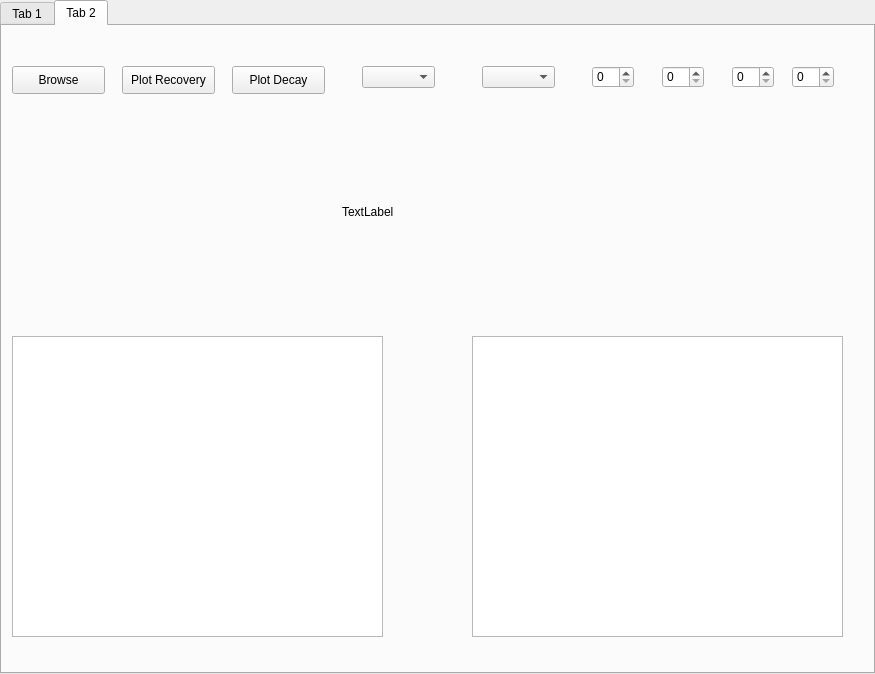
<?xml version="1.0" encoding="UTF-8"?>
<ui version="4.0">
 <class>Tabs</class>
 <widget class="QTabWidget" name="Tabs">
  <property name="geometry">
   <rect>
    <x>0</x>
    <y>0</y>
    <width>875</width>
    <height>674</height>
   </rect>
  </property>
  <property name="windowTitle">
   <string>TabWidget</string>
  </property>
  <property name="currentIndex">
   <number>1</number>
  </property>
  <widget class="QWidget" name="tab">
   <attribute name="title">
    <string>Tab 1</string>
   </attribute>
   <widget class="QPushButton" name="pbBrowse1">
    <property name="geometry">
     <rect>
      <x>10</x>
      <y>40</y>
      <width>93</width>
      <height>28</height>
     </rect>
    </property>
    <property name="text">
     <string>Browse</string>
    </property>
   </widget>
   <widget class="QComboBox" name="cbPhantomSize_2">
    <property name="geometry">
     <rect>
      <x>170</x>
      <y>40</y>
      <width>73</width>
      <height>22</height>
     </rect>
    </property>
   </widget>
   <widget class="QComboBox" name="cbTissueProberty_2">
    <property name="geometry">
     <rect>
      <x>320</x>
      <y>40</y>
      <width>73</width>
      <height>22</height>
     </rect>
    </property>
   </widget>
   <widget class="QSpinBox" name="sbTE_2">
    <property name="geometry">
     <rect>
      <x>480</x>
      <y>40</y>
      <width>42</width>
      <height>22</height>
     </rect>
    </property>
   </widget>
   <widget class="QSpinBox" name="sbTR_2">
    <property name="geometry">
     <rect>
      <x>570</x>
      <y>40</y>
      <width>42</width>
      <height>22</height>
     </rect>
    </property>
   </widget>
   <widget class="QSpinBox" name="sbFlipAngle_2">
    <property name="geometry">
     <rect>
      <x>670</x>
      <y>40</y>
      <width>42</width>
      <height>22</height>
     </rect>
    </property>
   </widget>
   <widget class="QSpinBox" name="sbTimeSpan_2">
    <property name="geometry">
     <rect>
      <x>760</x>
      <y>40</y>
      <width>42</width>
      <height>22</height>
     </rect>
    </property>
   </widget>
   <widget class="QLabel" name="label_2">
    <property name="geometry">
     <rect>
      <x>190</x>
      <y>200</y>
      <width>431</width>
      <height>201</height>
     </rect>
    </property>
    <property name="text">
     <string>TextLabel</string>
    </property>
   </widget>
  </widget>
  <widget class="QWidget" name="tab_2">
   <attribute name="title">
    <string>Tab 2</string>
   </attribute>
   <widget class="QPushButton" name="pbBrowse2">
    <property name="geometry">
     <rect>
      <x>10</x>
      <y>40</y>
      <width>93</width>
      <height>28</height>
     </rect>
    </property>
    <property name="text">
     <string>Browse</string>
    </property>
   </widget>
   <widget class="QPushButton" name="pbPlotRecovery">
    <property name="geometry">
     <rect>
      <x>120</x>
      <y>40</y>
      <width>93</width>
      <height>28</height>
     </rect>
    </property>
    <property name="text">
     <string>Plot Recovery</string>
    </property>
   </widget>
   <widget class="QPushButton" name="pbPlotDecay">
    <property name="geometry">
     <rect>
      <x>230</x>
      <y>40</y>
      <width>93</width>
      <height>28</height>
     </rect>
    </property>
    <property name="text">
     <string>Plot Decay</string>
    </property>
   </widget>
   <widget class="QComboBox" name="cbPhantomSize">
    <property name="geometry">
     <rect>
      <x>360</x>
      <y>40</y>
      <width>73</width>
      <height>22</height>
     </rect>
    </property>
   </widget>
   <widget class="QComboBox" name="cbTissueProberty">
    <property name="geometry">
     <rect>
      <x>480</x>
      <y>40</y>
      <width>73</width>
      <height>22</height>
     </rect>
    </property>
   </widget>
   <widget class="QSpinBox" name="sbTE">
    <property name="geometry">
     <rect>
      <x>590</x>
      <y>40</y>
      <width>42</width>
      <height>22</height>
     </rect>
    </property>
   </widget>
   <widget class="QSpinBox" name="sbTR">
    <property name="geometry">
     <rect>
      <x>660</x>
      <y>40</y>
      <width>42</width>
      <height>22</height>
     </rect>
    </property>
   </widget>
   <widget class="QSpinBox" name="sbFlipAngle">
    <property name="geometry">
     <rect>
      <x>730</x>
      <y>40</y>
      <width>42</width>
      <height>22</height>
     </rect>
    </property>
   </widget>
   <widget class="QSpinBox" name="sbTimeSpan">
    <property name="geometry">
     <rect>
      <x>790</x>
      <y>40</y>
      <width>42</width>
      <height>22</height>
     </rect>
    </property>
   </widget>
   <widget class="QLabel" name="label">
    <property name="geometry">
     <rect>
      <x>340</x>
      <y>120</y>
      <width>241</width>
      <height>131</height>
     </rect>
    </property>
    <property name="text">
     <string>TextLabel</string>
    </property>
   </widget>
   <widget class="QGraphicsView" name="RecoveryGraph">
    <property name="geometry">
     <rect>
      <x>10</x>
      <y>310</y>
      <width>371</width>
      <height>301</height>
     </rect>
    </property>
   </widget>
   <widget class="QGraphicsView" name="DecayGraph">
    <property name="geometry">
     <rect>
      <x>470</x>
      <y>310</y>
      <width>371</width>
      <height>301</height>
     </rect>
    </property>
   </widget>
  </widget>
 </widget>
 <resources/>
 <connections/>
</ui>
